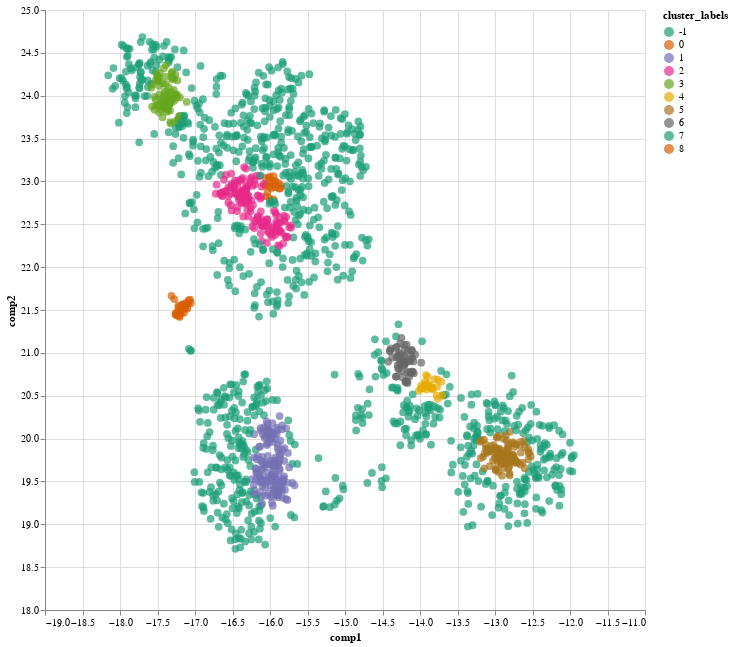

Notebook source saved alongside this figure:
### Code cell
epsilon = 0.15 # default = 0.5
min_samples = 100 # default = 5

dbscan = DBSCAN(eps=0.15, min_samples=22).fit(df_vessel[['comp1','comp2']])

cluster_labels= dbscan.labels_

no_clusters = len(np.unique(cluster_labels) )
no_noise = np.sum(np.array(cluster_labels) == -1, axis=0)

print(f'Estimated no. of clusters: {no_clusters}')
print(f'Estimated no. of noise points: {no_noise}')

df_vessel['cluster_labels'] = pd.Series(cluster_labels)

alt.Chart(data=df_vessel).mark_circle(size=60).encode(
    x=alt.X('comp1:Q', scale=alt.Scale(domain=[-19, -11])),
    y=alt.Y('comp2:Q', scale=alt.Scale(domain=[18, 25])),
    color=alt.Color('cluster_labels:N', scale=alt.Scale(scheme='dark2')),
    tooltip=[
        'target_terminal:N', 
        'avg_dwell_at_target_terminal:Q', 
        'num_of_vessel_at_target_terminal:Q', 
        'weekday:O', 
        'hour_of_day:O', 
        'is_holiday:N',
        'vessel_operator:N',
        'dwell_in_hr:Q',
        'cluster_labels:O'
    ]
).properties(
    width=600,
    height=600
).interactive()

### Figure 1 — Vega-Lite specification as saved in the notebook (floating-point values rounded to 4 significant figures; data arrays with more than 128 entries replaced by an {"elided": "..."} marker saying what was removed)
{"config": {"view": {"continuousWidth": 400, "continuousHeight": 300}}, "data": {"name": "data-174d0a26eed88dcfc6e32c2472415201"}, "mark": {"type": "circle", "size": 60}, "encoding": {"color": {"field": "cluster_labels", "scale": {"scheme": "dark2"}, "type": "nominal"}, "tooltip": [{"field": "target_terminal", "type": "nominal"}, {"field": "avg_dwell_at_target_terminal", "type": "quantitative"}, {"field": "num_of_vessel_at_target_terminal", "type": "quantitative"}, {"field": "weekday", "type": "ordinal"}, {"field": "hour_of_day", "type": "ordinal"}, {"field": "is_holiday", "type": "nominal"}, {"field": "vessel_operator", "type": "nominal"}, {"field": "dwell_in_hr", "type": "quantitative"}, {"field": "cluster_labels", "type": "ordinal"}], "x": {"field": "comp1", "scale": {"domain": [-19, -11]}, "type": "quantitative"}, "y": {"field": "comp2", "scale": {"domain": [18, 25]}, "type": "quantitative"}}, "height": 600, "selection": {"selector001": {"type": "interval", "bind": "scales", "encodings": ["x", "y"]}}, "width": 600, "$schema": "https://vega.github.io/schema/vega-lite/v4.17.0.json", "datasets": {"data-174d0a26eed88dcfc6e32c2472415201": {"elided": "1634 records"}}}
